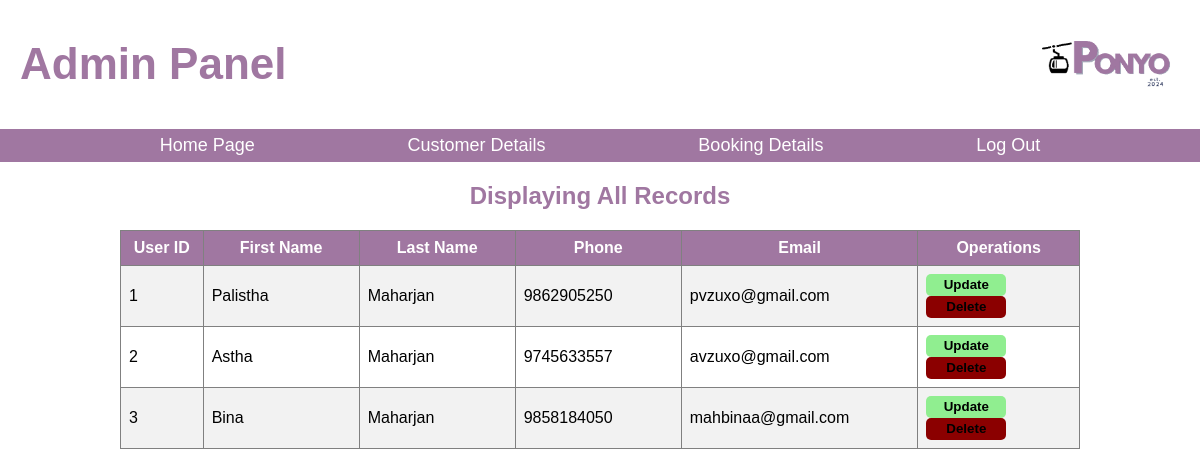
The page /display.php (signed in) on the database its author committed.
### tables this page shows
CREATE TABLE `form` (
  `user_id` int(11) NOT NULL,
  `fname` varchar(20) NOT NULL,
  `lname` varchar(20) NOT NULL,
  `phone` varchar(10) NOT NULL,
  `email` varchar(35) NOT NULL,
  `password` varchar(30) NOT NULL
);

### display.php (the view, shortened to what this page needs)
<html>
<head>
    <link rel="stylesheet" href="admin.css">
</head>
<body>
<header>
    <h1>Admin Panel</h1>
    <img src="logoo.png" alt="Cable Car Logo" height="50" width="140">
</header>
<nav>
    <a href="adminpanel.php">Home Page</a>
    <a href="display.php">Customer Details</a>
    <a href="displaybooking.php">Booking Details</a>
    <a href="admin_logout.php">Log Out</a>
</nav>
<?php
include("connection.php");
$query = "SELECT * FROM FORM";
$data = mysqli_query($conn, $query);
$total = mysqli_num_rows($data);
if($total != 0) {
    ?>
    <h2 align="center">Displaying All Records</h2>
    <center>
        <table border="1" cellspacing="7" width="75%">
            <tr>
                <th width="5%">User ID</th>
                <th width="10%">First Name</th>
                <th width="10%">Last Name</th>
                <th width="10%">Phone</th>
                <th width="10%">Email</th>
                <th width="10%">Operations</th>
            </tr>
            <?php
            while($result = mysqli_fetch_assoc($data)) {
                echo "<tr>
                        <td>".$result['user_id']."</td>
                        <td>".$result['fname']."</td>
                        <td>".$result['lname']."</td>
                        <td>".$result['phone']."</td>
                        <td>".$result['email']."</td>
                        <td>
                            <a href='update_design.php?user_id=$result[user_id]'>
                                <input type='button' value='Update' class='Update'>
                            </a>
                            <a href='delete.php?user_id=$result[user_id]' onclick='return checkdelete()'>
                                <input type='button' value='Delete' class='Delete'>
                            </a>
                        </td>
                    </tr>";
            }
            ?>
        </table>
    </center>
    <?php
} else {
    echo "No records found";
}
?>
</body>
</html>

### admin.css (style rules this page uses)
body { font-family: Arial, sans-serif; margin: 0; padding: 0; background-color: white; }
table { background: white; }
header { background-color: #fff; color: rgb(160, 119, 161); padding: 10px 20px; display: flex; justify-content: space-between; align-items: center; font-size: 22px; }
nav { background-color: rgb(160, 119, 161); color:#fff; list-style: none; justify-content:space-evenly; display: flex; padding: 6px 7px; font-size: 18px; }
nav a { color:#fff; text-decoration: none; }
h2 { color:rgb(160, 119, 161); background-color: white; }
table { border-collapse: collapse; width: 80%; }
th { background-color: rgb(160, 119, 161); color: white; padding: 8px; }
tr:nth-child(even) { background-color: #f2f2f2; }
td { padding: 8px; }
.Update, .delete { background: lightgreen; border: 0; outline: none; border-radius:5px; height: 22px; width: 80px; font-weight: bold; cursor: pointer; }
.Delete { background: darkred; }

### rows shown on the page
form: user_id "1", fname "Palistha", lname "Maharjan", phone "9862905250", email "pvzuxo@gmail.com"
form: user_id "2", fname "Astha", lname "Maharjan", phone "9745633557", email "avzuxo@gmail.com"
form: user_id "3", fname "Bina", lname "Maharjan", phone "9858184050", email "mahbinaa@gmail.com"
